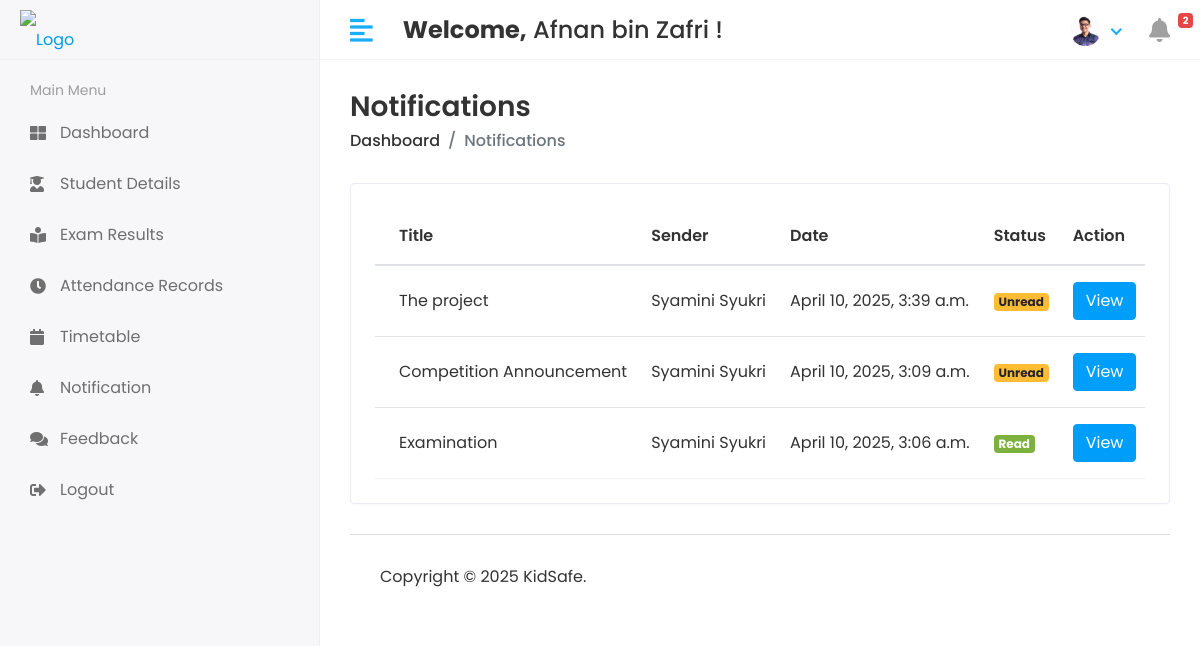
The app's page /teacher/notifications/ (signed in), older data.
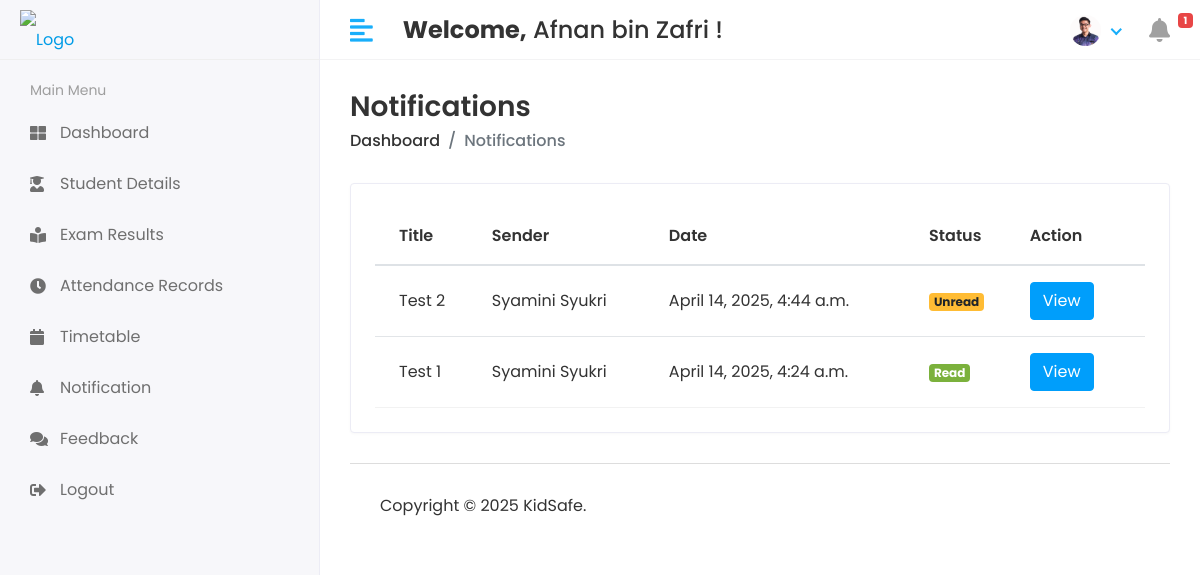
The same page, newer data.
### kidsafe_app/models.py (models this page shows, shortened)
class TeacherNotification(models.Model):
    title = models.CharField(max_length=255)
    description = models.TextField()
    file = models.FileField(upload_to='media/notifications/teacher/', blank=True, null=True)
    teacher = models.ForeignKey(Teacher, on_delete=models.CASCADE)
    sender = models.ForeignKey(CustomUser , on_delete=models.CASCADE, blank=True, null=True)  # Reference to the admin user
    created_at = models.DateTimeField(auto_now_add=True)
    read = models.BooleanField(default=False)  # Field to track read status

class CustomUser(AbstractUser):
    USER = (
        (1, 'Administrator'),
        (2, 'Teacher'),
        (3, 'Student'),
        (4, 'Canteen'),
    )
    user_type = models.CharField(choices=USER, max_length=50, default=1)
    profile_pic = models.ImageField(upload_to='media/profile_pic')

### kidsafe_project/teacher_views.py (the view)
# urls.py: path('teacher/notifications/', teacher_views.view_teacher_notifications, name='view_teacher_notifications'),
@login_required(login_url='/')
def view_teacher_notifications(request):
    teacher = Teacher.objects.get(admin=request.user)  # Get the logged-in teacher
    notifications = TeacherNotification.objects.filter(teacher=teacher).order_by('-created_at')
    unread_count = TeacherNotification.objects.filter(teacher=teacher, read=False).count()
    context = {
        'notifications': notifications,
        'unread_count': unread_count,  # Pass the unread count to the template
    }
    return render(request, 'teacher/view_teacher_notifications.html', context)

### kidsafe_app/context_processors.py (called while the page is built)
def notification_count(request):
    if not request.user.is_authenticated:
        return {'unread_count': 0}
    unread_count = 0
    if request.user.user_type == '2':  # Teacher
        unread_count = TeacherNotification.objects.filter(
            teacher__admin=request.user,
            read=False
        ).count()
    elif request.user.user_type == '3':  # Student
        unread_count = StudentNotification.objects.filter(
            student__admin=request.user,
            read=False
        ).count()
    elif request.user.user_type == '4':  # Canteen
        unread_count = CanteenNotification.objects.filter(
            canteen__admin=request.user,
            read=False
        ).count()
    return {'unread_count': unread_count}

### templates/teacher/view_teacher_notifications.html (shortened to what this page needs)
{% extends 'base.html' %}
{% block content %}
<div class="page-header">
    <div class="row align-items-center">
        <div class="col">
            <h3 class="page-title">Notifications</h3>
            <ul class="breadcrumb">
                <li class="breadcrumb-item"><a href="{% url 'teacher_home' %}">Dashboard</a></li>
                <li class="breadcrumb-item active">Notifications</li>
            </ul>
        </div>
    </div>
</div>
<div class="row">
    <div class="col-sm-12">
        <div class="card card-table">
            <div class="card-body">
                <div class="table-responsive">
                    <table class="table table-hover table-center mb-0">
                        <thead>
                            <tr>
                                <th>Title</th>
                                <th>Sender</th>
                                <th>Date</th>
                                <th>Status</th>
                                <th>Action</th>
                            </tr>
                        </thead>
                        <tbody>
                            {% for notification in notifications %}
                            <tr>
                                <td>{{ notification.title }}</td>
                                <td>{{ notification.sender.first_name }} {{ notification.sender.last_name }}</td>
                                <td>{{ notification.created_at }}</td>
                                <td>
                                    {% if notification.read %}
                                    <span class="badge badge-success">Read</span>
                                    {% else %}
                                    <span class="badge badge-warning">Unread</span>
                                    {% endif %}
                                </td>
                                <td>
                                    <button class="btn btn-info" data-toggle="modal"
                                        data-target="#notificationModal{{ notification.id }}">View</button>
                                </td>
                            </tr>
                            {% empty %}
                            <tr>
                                <td colspan="5">No notifications found.</td>
                            </tr>
                            {% endfor %}
                        </tbody>
                    </table>
                </div>
            </div>
        </div>
    </div>
</div>
{% endblock %}

### templates/includes/header.html (shortened to what this page needs)
{% load static %}
<div class="header">
    <div class="header-left">
        {% if user.user_type == '1' %}
        <a href="{% url 'admin_home' %}" class="logo">
            <img src="{% static 'assets/img/logo4.png' %}" alt="Logo">
        </a>
        <a href="{% url 'admin_home' %}" class="logo logo-small">
            <img src="{% static 'assets/img/logo3.png' %}" alt="Logo" width="30" height="30">
        </a>
        {% elif user.user_type == '2' %}
        <a href="{% url 'teacher_home' %}" class="logo">
            <img src="{% static 'assets/img/logo4.png' %}" alt="Logo">
        </a>
        {% endif %}
    </div>
    <a href="javascript:void(0);" id="toggle_btn">
        <i class="fas fa-align-left"></i>
    </a>
    <div class="top-nav-search mt-3">
        <h4><strong>Welcome,</strong>&nbsp;<span>{{user.first_name}} {{user.last_name}}</span>&nbsp;!</h4>
    </div>
    <ul class="nav user-menu">
        <li class="nav-item dropdown has-arrow">
            <a href="#" class="dropdown-toggle nav-link" data-toggle="dropdown">
                {% if user.profile_pic == "" %}
                <span class="user-img"><img class="rounded-circle" src="{% static 'assets/img/noimg.png' %}" width="31"
                        height="31" alt=""></span>
                {% else %}
                <span class="user-img"><img class="rounded-circle" src="/{{user.profile_pic}}" width="31" height="31"
                        alt=""></span>
                {% endif %}
            </a>
        </li>
        <li class="nav-item">
            {% if user.user_type == '2' %}
            <a href="{% url 'view_teacher_notifications' %}" class="nav-link">
                <i class="fas fa-bell"></i>
                {% if unread_count > 0 %}
                <span class="badge badge-danger">{{ unread_count }}</span>
                {% endif %}
            </a>
            {% endif %}
        </li>
    </ul>
</div>

Row changes from the older to the newer data that the page shows:
removed TeacherNotification: title "The project", sender.first_name "Syamini", sender.last_name "Syukri", created_at "April 10, 2025, 3:39 a.m.", read "Unread"
removed TeacherNotification: title "Competition Announcement", sender.first_name "Syamini", sender.last_name "Syukri", created_at "April 10, 2025, 3:09 a.m.", read "Unread"
removed TeacherNotification: title "Examination", sender.first_name "Syamini", sender.last_name "Syukri", created_at "April 10, 2025, 3:06 a.m.", read "Read"
added TeacherNotification: title "Test 2", sender.first_name "Syamini", sender.last_name "Syukri", created_at "April 14, 2025, 4:44 a.m.", read "Unread"
added TeacherNotification: title "Test 1", sender.first_name "Syamini", sender.last_name "Syukri", created_at "April 14, 2025, 4:24 a.m.", read "Read"
Text that changed along with them:
{{ unread_count }}: "2" → "1"
